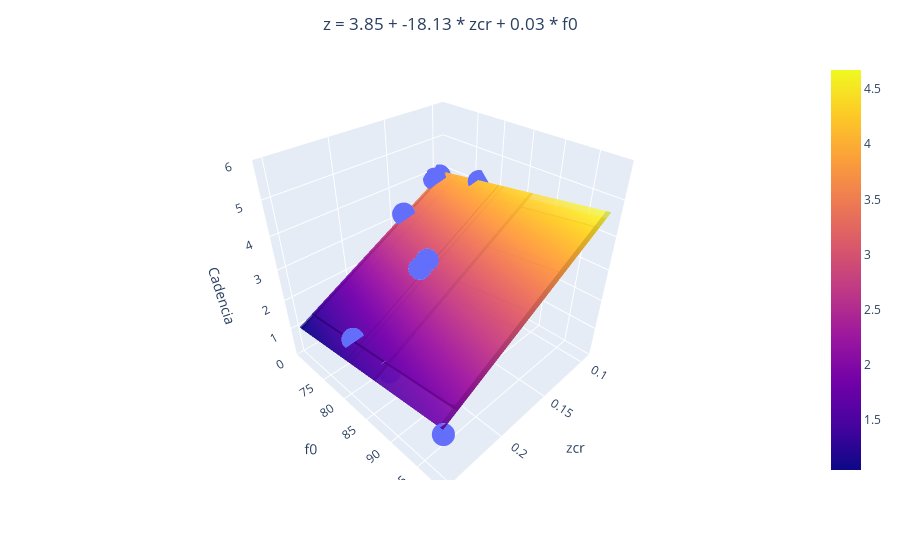

Write notebook code for a chart like this one.
### Code cell
if len(dicc_model) == 2:
    import plotly.express as px
    import plotly.graph_objects as go

    # Seleccionamos solo las características seleccionadas en X
    X_selected = X[:, selected_features]

    # Entrenamos el modelo de regresión con las características seleccionadas
    regr_multivar = LinearRegression()
    regr_multivar.fit(X_selected, y)

    # Obtenemos las predicciones del modelo para las características seleccionadas
    y_pred = regr_multivar.predict(X_selected)

    # Crear la figura
    fig = px.scatter_3d(x=X_selected[:, 0], y=X_selected[:, 1], z=y)

    # Crear el plano de regresión
    xx, yy = np.meshgrid(X_selected[:, 0], X_selected[:, 1])
    zz = regr_multivar.intercept_ + np.dot(np.array([xx.ravel(), yy.ravel()]).T, regr_multivar.coef_.ravel()).reshape(xx.shape)
    fig.add_trace(go.Surface(x=xx, y=yy, z=zz, opacity=0.5))

    # Construir la cadena de texto para la ecuación del plano
    equation = f'z = {regr_multivar.intercept_.round(2)}'
    for i, (key, model) in enumerate(dicc_model.items()):
        equation += f' + {regr_multivar.coef_[i].round(2)} * {key.replace("_model", "")}'
    
    # Centrar el título
    fig.update_layout(title=dict(text=equation, x=0.5, xanchor='center'))

    # Etiquetas de los ejes y rango del eje z
    fig.update_layout(scene=dict(xaxis_title=list(dicc_model.keys())[0].replace("_model", ""), yaxis_title=list(dicc_model.keys())[1].replace("_model", ""), zaxis_title='Cadencia', zaxis=dict(range=[0, 6]), yaxis=dict(tickvals=[75, 80, 85, 90, 95])))

    fig.write_html(
       os.path.join(PATH, TEST_FOLDER, REGGRESSION_FOLDER, PARAMETRIC_FOLDER, CADENCIA_FOLDER, MALE_FOLDER, 'regresion_cadencia_multivariable_male.html')
    )

    fig.show()

### Figure 1 — Plotly figure (JSON) as saved in the notebook; plotly's stock layout.template omitted (floating-point values rounded to 4 significant figures)
{"data": [{"hovertemplate": "x=%{x}<br>y=%{y}<br>z=%{z}<extra></extra>", "legendgroup": "", "marker": {"color": "#636efa", "symbol": "circle"}, "mode": "markers", "name": "", "scene": "scene", "showlegend": false, "type": "scatter3d", "x": [0.09805, 0.2516, 0.2392, 0.1055, 0.1851, 0.1374, 0.2398, 0.1423, 0.1727, 0.09304], "y": [68.73, 98.47, 78.97, 69.05, 81.5, 71.77, 86.63, 69.13, 80.5, 76.49], "z": [3.837, 1.653, 1.592, 3.837, 3.082, 2.469, 1.51, 3.143, 3.041, 4.082]}, {"opacity": 0.5, "type": "surface", "x": [[0.09805, 0.2516, 0.2392, 0.1055, 0.1851, 0.1374, 0.2398, 0.1423, 0.1727, 0.09304], [0.09805, 0.2516, 0.2392, 0.1055, 0.1851, 0.1374, 0.2398, 0.1423, 0.1727, 0.09304], [0.09805, 0.2516, 0.2392, 0.1055, 0.1851, 0.1374, 0.2398, 0.1423, 0.1727, 0.09304], [0.09805, 0.2516, 0.2392, 0.1055, 0.1851, 0.1374, 0.2398, 0.1423, 0.1727, 0.09304], [0.09805, 0.2516, 0.2392, 0.1055, 0.1851, 0.1374, 0.2398, 0.1423, 0.1727, 0.09304], [0.09805, 0.2516, 0.2392, 0.1055, 0.1851, 0.1374, 0.2398, 0.1423, 0.1727, 0.09304], [0.09805, 0.2516, 0.2392, 0.1055, 0.1851, 0.1374, 0.2398, 0.1423, 0.1727, 0.09304], [0.09805, 0.2516, 0.2392, 0.1055, 0.1851, 0.1374, 0.2398, 0.1423, 0.1727, 0.09304], [0.09805, 0.2516, 0.2392, 0.1055, 0.1851, 0.1374, 0.2398, 0.1423, 0.1727, 0.09304], [0.09805, 0.2516, 0.2392, 0.1055, 0.1851, 0.1374, 0.2398, 0.1423, 0.1727, 0.09304]], "y": [[68.73, 68.73, 68.73, 68.73, 68.73, 68.73, 68.73, 68.73, 68.73, 68.73], [98.47, 98.47, 98.47, 98.47, 98.47, 98.47, 98.47, 98.47, 98.47, 98.47], [78.97, 78.97, 78.97, 78.97, 78.97, 78.97, 78.97, 78.97, 78.97, 78.97], [69.05, 69.05, 69.05, 69.05, 69.05, 69.05, 69.05, 69.05, 69.05, 69.05], [81.5, 81.5, 81.5, 81.5, 81.5, 81.5, 81.5, 81.5, 81.5, 81.5], [71.77, 71.77, 71.77, 71.77, 71.77, 71.77, 71.77, 71.77, 71.77, 71.77], [86.63, 86.63, 86.63, 86.63, 86.63, 86.63, 86.63, 86.63, 86.63, 86.63], [69.13, 69.13, 69.13, 69.13, 69.13, 69.13, 69.13, 69.13, 69.13, 69.13], [80.5, 80.5, 80.5, 80.5, 80.5, 80.5, 80.5, 80.5, 80.5, 80.5], [76.49, 76.49, 76.49, 76.49, 76.49, 76.49, 76.49, 76.49, 76.49, 76.49]], "z": [[3.825, 1.041, 1.266, 3.691, 2.248, 3.111, 1.255, 3.023, 2.471, 3.916], [4.584, 1.8, 2.025, 4.45, 3.006, 3.87, 2.013, 3.782, 3.23, 4.675], [4.087, 1.302, 1.528, 3.952, 2.509, 3.372, 1.516, 3.285, 2.733, 4.177], [3.833, 1.049, 1.275, 3.699, 2.256, 3.119, 1.263, 3.032, 2.479, 3.924], [4.151, 1.367, 1.592, 4.017, 2.574, 3.437, 1.58, 3.349, 2.797, 4.242], [3.903, 1.119, 1.344, 3.769, 2.325, 3.189, 1.332, 3.101, 2.549, 3.994], [4.282, 1.498, 1.723, 4.148, 2.704, 3.568, 1.711, 3.48, 2.928, 4.373], [3.836, 1.051, 1.277, 3.701, 2.258, 3.121, 1.265, 3.034, 2.482, 3.926], [4.126, 1.341, 1.567, 3.991, 2.548, 3.411, 1.555, 3.324, 2.772, 4.216], [4.023, 1.239, 1.465, 3.889, 2.446, 3.309, 1.453, 3.222, 2.669, 4.114]]}], "layout": {"legend": {"tracegroupgap": 0}, "margin": {"t": 60}, "scene": {"domain": {"x": [0, 1], "y": [0, 1]}, "xaxis": {"title": {"text": "zcr"}}, "yaxis": {"tickvals": [75, 80, 85, 90, 95], "title": {"text": "f0"}}, "zaxis": {"range": [0, 6], "title": {"text": "Cadencia"}}}, "title": {"text": "z = 3.85 + -18.13 * zcr + 0.03 * f0", "x": 0.5, "xanchor": "center"}}}
